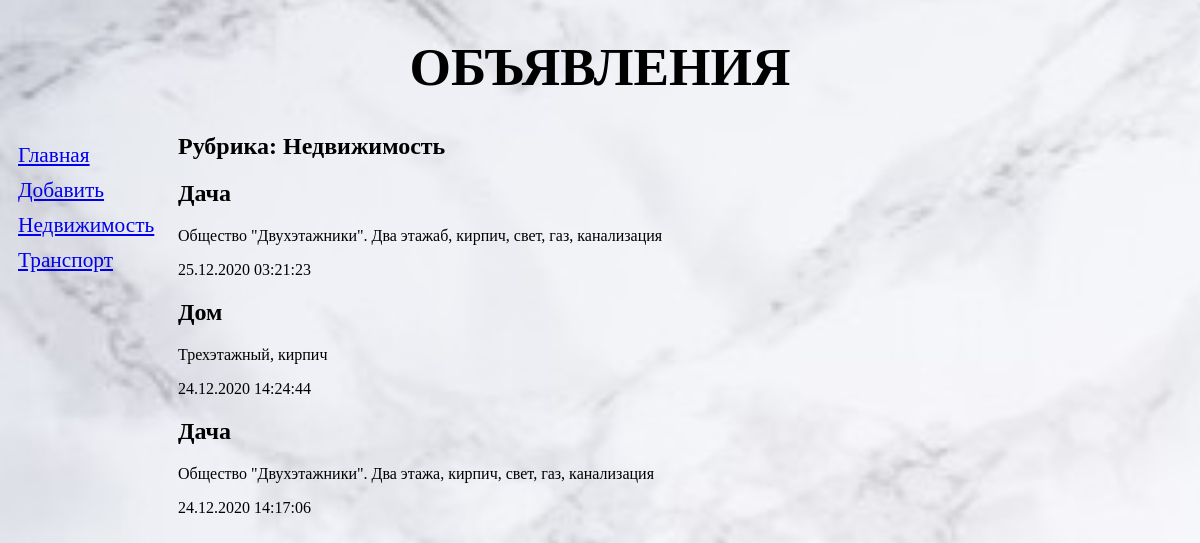
Screenshot of /bboard/1/ with the database file from the repository.
### bboard/models.py (models this page shows, shortened)
class Rubric(models.Model):
    name = models.CharField(max_length=20, db_index=True, verbose_name='Название')
    class Meta:
        verbose_name_plural = 'Рубрики'
        verbose_name = 'Рубрика'
        ordering = ['name']

class Bb(models.Model):
    rubric = models.ForeignKey('Rubric', null=True, on_delete=models.PROTECT, verbose_name='Рубрика')
    title = models.CharField(max_length=50, verbose_name='Товар')
    content = models.TextField(null=True, blank=True, verbose_name='Описание')
    price = models.FloatField(null=True, blank=True, verbose_name='Цена')
    published = models.DateTimeField(auto_now_add=True, db_index=True, verbose_name='Опубликовано')
    class Meta:
        verbose_name_plural = 'Объявления'
        verbose_name = 'Объявление'
        ordering = ['-published']

### bboard/views.py (the view)
# urls.py: path('<int:rubric_id>/', by_rubric, name='by_rubric'),
def by_rubric(request, rubric_id):
    bbs = Bb.objects.filter(rubric=rubric_id)
    rubrics = Rubric.objects.all()
    current_rubric = Rubric.objects.get(pk=rubric_id)
    context = {'bbs': bbs, 'rubrics': rubrics, 'current_rubric': current_rubric}
    return render(request, 'bboard/by_rubric.html', context)

### bboard/templates/bboard/by_rubric.html (shortened to what this page needs)
{% extends "layout/basic.html" %}
{% block content %}
<h2>Рубрика: {{ current_rubric.name}}</h2>
{% for bb in bbs %}
<div>
    <h2>{{ bb.title}}</h2>
    <p>{{ bb.content }}</p>
    <p>{{ bb.published|date:"d.m.Y H:i:s" }}</p>
</div>
{% endfor %}
{% endblock %}

### bboard/templates/layout/basic.html (shortened to what this page needs)
{% load static %}
<!DOCTYPE html>
<html lang="en">
<head>
    <link rel="stylesheet" type="text/css" href="{% static 'bboard/style.css' %}">
</head>
<body>
    <header>
        <h1>Объявления</h1>
    </header>
    <nav>
        <a href="{% url 'index' %}">Главная</a>
        <a href="{% url 'add' %}">Добавить</a>
        {% for rubric in rubrics %}
        <a href="{% url 'by_rubric' rubric.pk %}">{{ rubric.name}}</a>
        {% endfor %}
    </nav>
    <section>
        {% block content %}
        {% endblock %}
    </section>
</body>
</html>

### bboard/static/bboard/style.css (style rules this page uses)
body { background: url("bg.jpg"); }
header h1 { font-size: 40pt; text-transform: uppercase; text-align: center; }
nav { font-size: 16pt; width: 150px; float: left; }
nav a { display: block; margin: 10px; }
section { margin-left: 170px; }

### rows the page displays
Rubric: name "Недвижимость"
Rubric: name "Транспорт"
Bb: title "Дача", content "Общество \"Двухэтажники\". Два этажаб, кирпич, свет, газ, канализация", published "25.12.2020 03:21:23"
Bb: title "Дом", content "Трехэтажный, кирпич", published "24.12.2020 14:24:44"
Bb: title "Дача", content "Общество \"Двухэтажники\". Два этажа, кирпич, свет, газ, канализация", published "24.12.2020 14:17:06"
